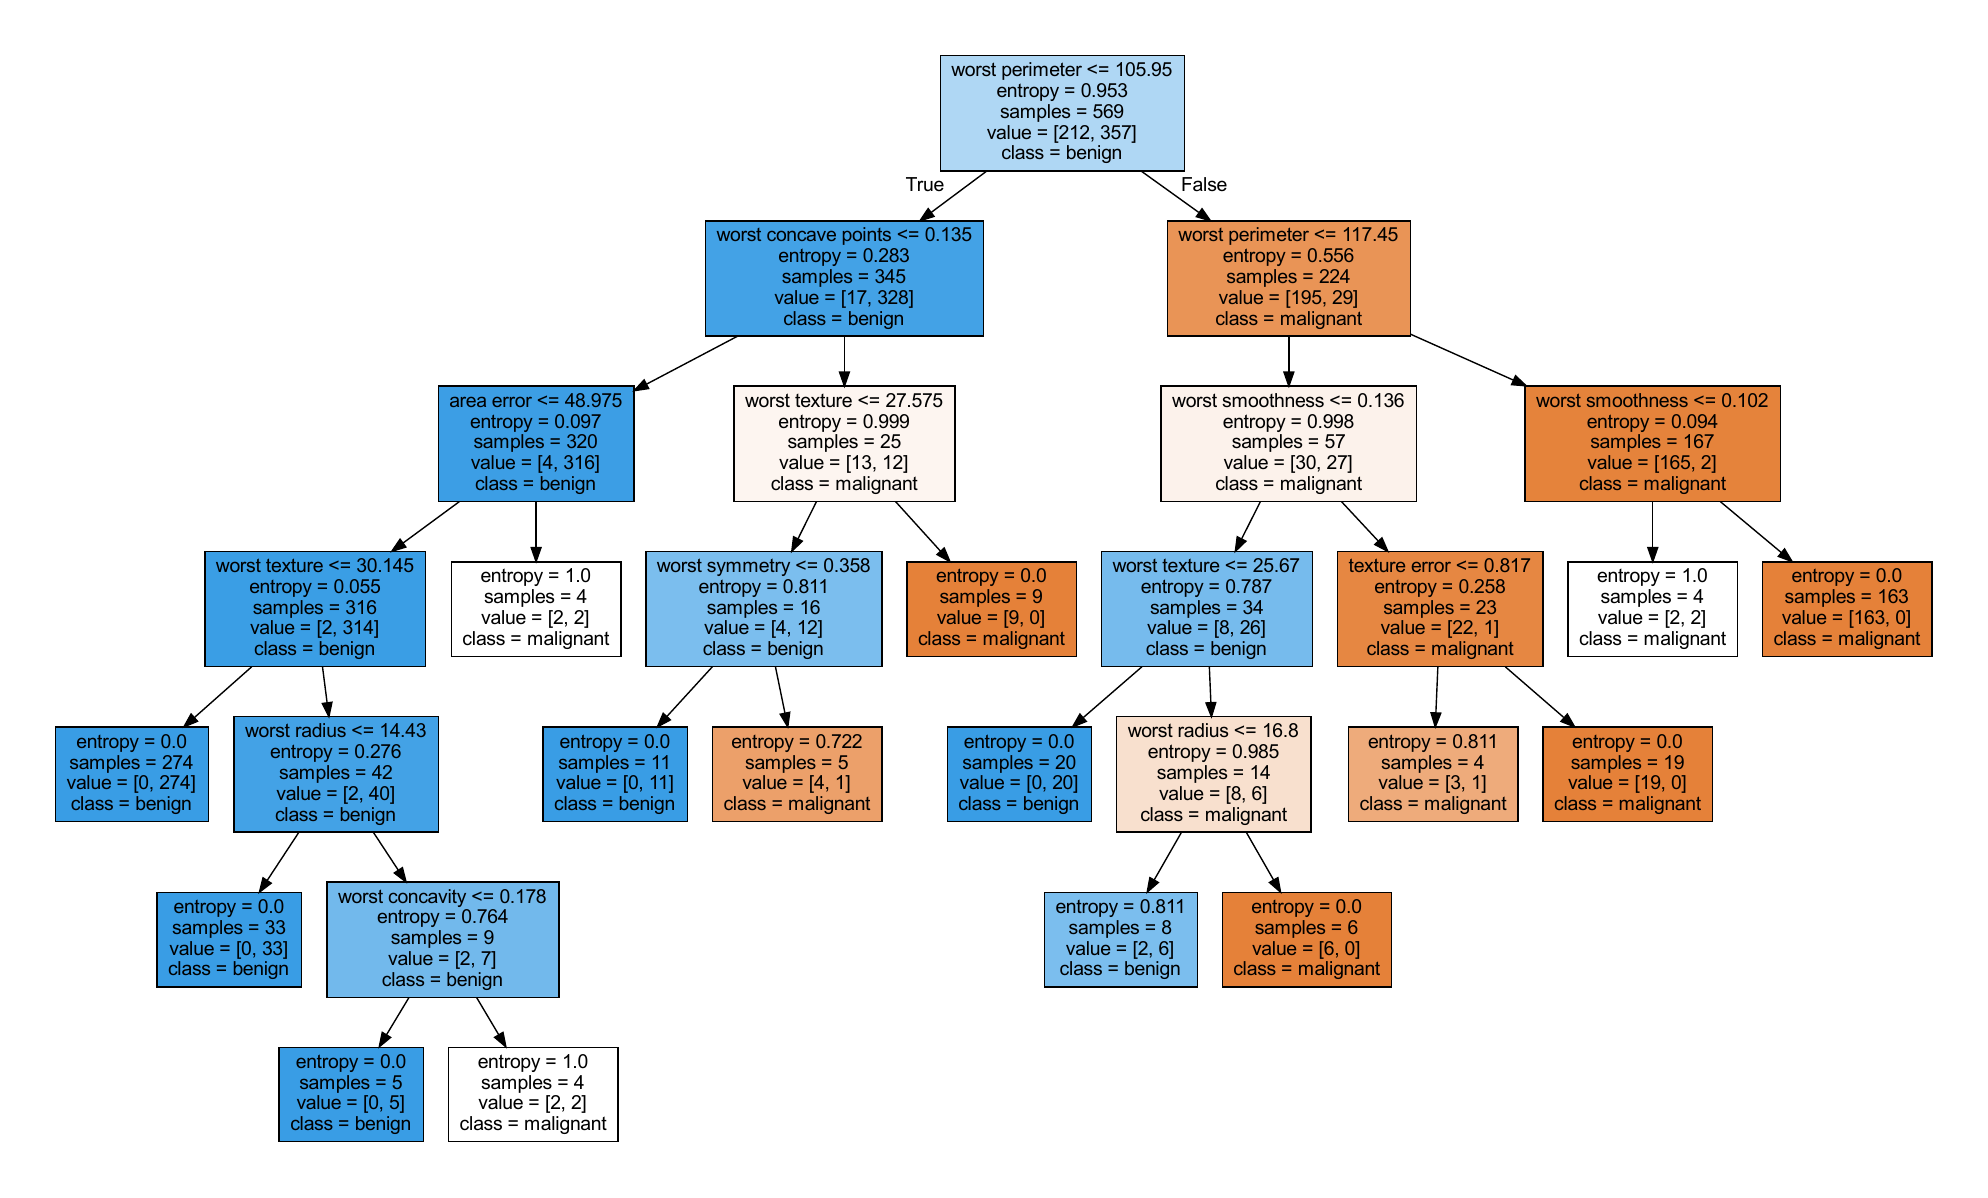

This chart was generated by the following Python code:
from dask.distributed import Client
import joblib
import matplotlib.pyplot as plt
from sklearn.datasets import load_breast_cancer
from pandas import DataFrame as df
import seaborn as sns
from sklearn.model_selection import train_test_split
from joblib import Parallel, parallel_backend
from sklearn import tree
from sklearn.model_selection import RandomizedSearchCV
import graphviz
import numpy as np

def decision_tree(x, y, parallel=False, save=False, ip=None, treetype='DecisionTreeClassifier', param_grid=None,
                  cv=False, cv_num=5, seed=None, criterion=None
                  , max_depth=3, multi_class='auto', verbose=1):
    """
    使用决策树算法进行分类或回归，并返回模型对象。
    Args:
        x: 特征矩阵，二维数组。
        y: 目标向量，一维数组。
        parallel: 是否使用 Dask 进行并行计算，默认为 False。
        save: 是否将训练好的模型保存到文件中，默认为 False。
        ip: Dask 集群的 IP 地址，默认为 None。
        treetype: 决策树的类型，支持 DecisionTreeClassifier 和 DecisionTreeRegressor 两种，默认为 DecisionTreeClassifier。
        param_grid: 网格搜索的参数范围，默认为 None。
        cv: 是否进行交叉验证，默认为 False。
        cv_num: 交叉验证的折数，默认为 5。
        seed: 随机种子，默认为 None。
        criterion: 决策树节点分裂的标准，默认为 gini 和 mse 两种（CART），初始为 None，自动根据 treetype 进行选择。
        max_depth: 决策树的最大深度，默认为 3。
        multi_class: 分类问题的类型，支持 auto、ovr 和 multinomial 三种，默认为 auto。
        verbose: 是否显示详细信息，默认为 1。

    Returns:
        训练好的决策树模型对象。

    Raises:
        ValueError: 当 treetype 的取值不在支持的范围内时，抛出异常。
    """
    if (param_grid is None)&(treetype == 'DecisionTreeClassifier'): #参数网格默认值
        param_grid = {
            'criterion': ['gini', 'entropy'],
            'max_depth': [3, 5, 7, 9, 11, 13, 15, 17, 19, 21, 23, 25],
            'min_samples_split': [2, 3, 4, 5, 6, 7, 8, 9, 10],
            'min_samples_leaf': [1, 2, 3, 4, 5, 6, 7, 8, 9, 10]
        }
    elif (param_grid is None)&(treetype == 'DecisionTreeRegressor'):
        param_grid = {
            'criterion': ['mse', 'friedman_mse', 'mae'],
            'max_depth': [3, 5, 7, 9, 11, 13, 15, 17, 19, 21, 23, 25],
            'min_samples_split': [2, 3, 4, 5, 6, 7, 8, 9, 10],
            'min_samples_leaf': [1, 2, 3, 4, 5, 6, 7, 8, 9, 10]
        }
    if criterion is None:
        if treetype == 'DecisionTreeClassifier':
            criterion = 'gini'
        elif treetype == 'DecisionTreeRegressor':
            criterion = 'mse'
        else:
            raise ValueError("Unknown tree type '{}'".format(treetype))

    if parallel:# 并行计算
        # 1. 创建一个 Dask 集群
        client = Client(ip)
        print('已经连接到 Dask 集群')
        print('集群信息：', client)

        if cv:#交叉验证
            search = RandomizedSearchCV(eval('tree.{}'.format(treetype))(), param_grid, cv=cv_num, random_state=seed, verbose=verbose)
            with parallel_backend('dask'):
                search.fit(x, y)
            model = search.best_estimator_
            print('模型评分：', model.score(x, y))
        else:
            X_train, X_test, y_train, y_test = train_test_split(x, y, test_size=0.2, random_state=42)
            with parallel_backend('dask'):
                model = eval('tree.{}'.format(treetype))(random_state=seed, criterion=criterion, max_depth=max_depth, multi_class=multi_class)
                model.fit(X_train, y_train)
                print('模型评分：', model.score(X_test, y_test))
    else:
        if cv:
            search = RandomizedSearchCV(eval('tree.{}'.format(treetype))(), param_grid, cv=cv_num)
            search.fit(x, y)
            model = search.best_estimator_
            print('模型评分：', model.score(x, y))

        else:
            model = eval('tree.{}'.format(treetype))(random_state=seed, criterion=criterion, max_depth=max_depth)
            model.fit(x, y)
            print('模型评分：', model.score(x, y))

    if save:
        joblib.dump(model, 'decision_tree_model.pkl')

    return model

def visual_tree(method = 'tree_plot', model = None, x_name=None, y_name=None, save=False, out_file=None):
    # method: tree_plot, graphviz
    # model: 模型
    # x_name: 特征名称
    # y_name: 标签名称
    # save: 是否保存
    # out_file: 保存文件名 仅在method为graphviz时有效 默认为None 保存为decision_tree.
    if method == 'tree_plot':
        fig, axes = plt.subplots(nrows=1, ncols=1, figsize=(4, 4), dpi=800)
        tree.plot_tree(model, feature_names=x_name, class_names=y_name, filled=True)
        if save:
            fig.savefig('decision_tree.png')
        plt.show()

    elif method == 'graphviz':
        dot_data = tree.export_graphviz(model,
                                        out_file=out_file,
                                        feature_names=x_name,
                                        class_names=y_name,
                                        filled=True)
        graph = graphviz.Source(dot_data)
        if save:
            graph.render('decision_tree')
        graph.view()
    else:
        print('方法错误，可选方法为：tree_plot, graphviz')


def feature_importance_visual(model, feature_names, save=False):

    # model: 模型
    # feature_names: 特征名称
    # save: 是否保存
    # 从大到小排序


    feature_importance = model.feature_importances_
    sorted_idx = np.argsort(feature_importance)
    pos = np.arange(sorted_idx.shape[0]) + .5

    # 使用sns绘制条形图
    sns.set_style('whitegrid')
    sns.set_context('notebook')
    sns.set_palette('Set2')
    sns.set(font_scale=1.5)
    plt.figure(figsize=(12, 6))
    plt.barh(pos, feature_importance[sorted_idx], align='center')
    plt.yticks(pos, np.asanyarray(feature_names)[sorted_idx])
    plt.xlabel('Importance')
    plt.title('Variable Importance Of Decision Tree')
    if save:
        plt.savefig('feature_importance.png')

    plt.show()




'''
使用示例
'''

if __name__ == '__main__':
    data = load_breast_cancer()

    x = data.data
    y = data.target
    param_grid = {
        'criterion': ['gini', 'entropy'],
        'max_depth': [3, 5, 7, 9, 11, 13, 15, 17, 19, 21, 23, 25],
        'min_samples_split': [2, 3, 4, 5, 6, 7, 8, 9, 10],
        'min_samples_leaf': [1, 2, 3, 4, 5, 6, 7, 8, 9, 10]
    }

    model = decision_tree(x, y, cv=True,seed=42, parallel=True)


    visual_tree(method='graphviz', model=model,
                x_name=data.feature_names, y_name=data.target_names, save=True)
    feature_importances = df(data.feature_names, columns=['feature_names'])
    feature_importances['feature_importances'] = model.feature_importances_

    feature_importance_visual(model, data.feature_names, save=True)